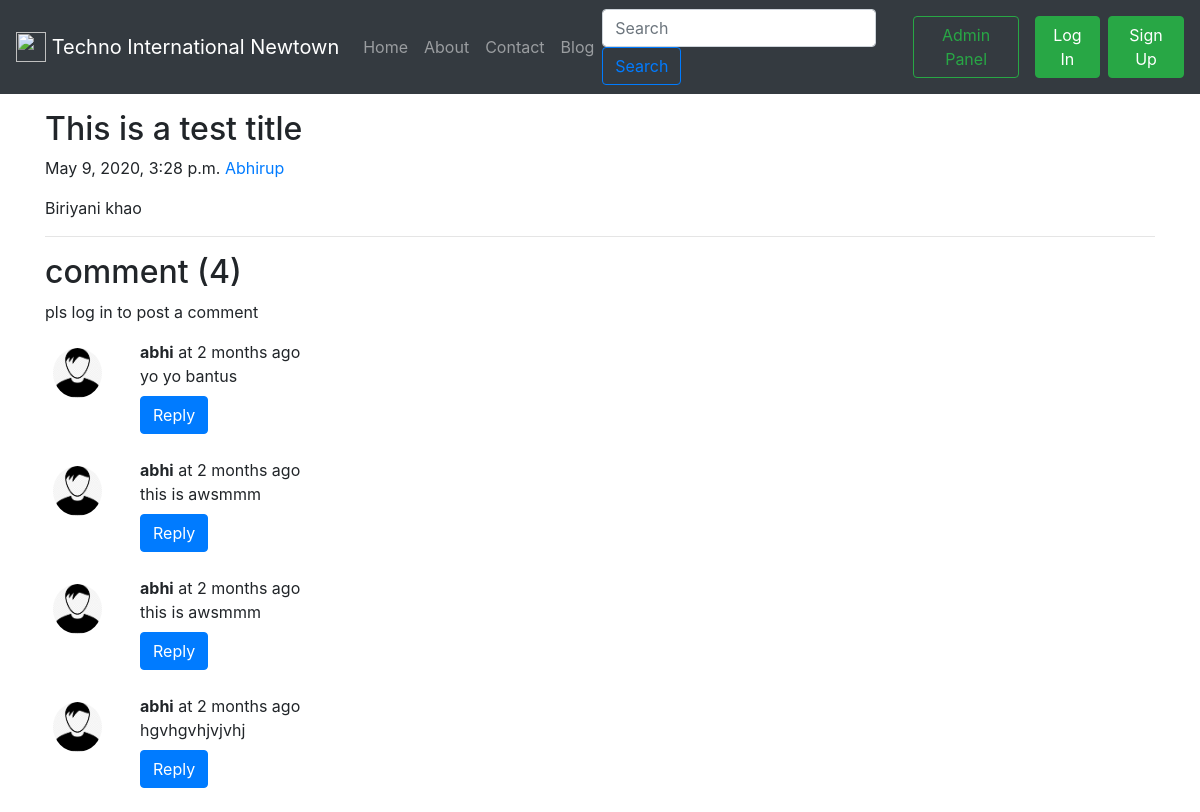
The app's page /blog/bye with its own data.
### blog/models.py (models this page shows, shortened)
class Post(models.Model):
    sno = models.AutoField(primary_key = True)
    title = models.CharField(max_length=255)
    content = RichTextField()
    author = models.CharField(max_length=100)
    slug = models.CharField(max_length=130)
    timeStamp = models.DateTimeField(blank=True)

class BlogComment(models.Model):
    sno = models.AutoField(primary_key = True)
    comment = models.TextField()
    user = models.ForeignKey(User, on_delete=models.CASCADE)
    post = models.ForeignKey(Post, on_delete=models.CASCADE)
    parent = models.ForeignKey('self', on_delete=models.CASCADE, null=True)
    timestamp = models.DateTimeField(default=now)

### blog/views.py (the view)
# urls.py: path('<str:slug>', views.blogPost , name='blogPost'),
def blogPost(request, slug):
    post = Post.objects.filter(slug = slug).first()
    comments = BlogComment.objects.filter(post=post)
    context = {"post": post, "comments": comments, "user": request.user}
    return render(request, 'blog/blogPost.html', context)

### templates/blog/blogPost.html (shortened to what this page needs)
{% extends 'base.html' %}
{% block body %}
{% load humanize %}
<div class="container my-3">
    <h2 class="blog-post-title">{{post.title}}</h2>
        <p class="blog-post-meta">{{post.timeStamp}} <a href="/about">{{post.author}}</a></p>
        <p>{{post.content}}</p>
      <hr>
</div>
<div class="container">
     <h2> comment ({{comments.count}}) </h2>
     <div class="my-2">
    {% if user.is_authenticated %}
    <form action="/blog/postComment" method="post">
    {% csrf_token %}
    <div class="form-group">
        <label for="exampleInputEmail1">Enter Comment</label>
        <input type="text" class="form-control" name="comment" palceholder="Enter comment Here">
    </div>
    <input type="hidden" name="postSno" value="{{post.sno}}">
    <button type="submit" class="btn btn-primary">post</button>
    </form>
    </div>
    {% else %}
    <p>pls log in to post a comment</p>
    {% endif %}
    {% for comment in comments  %}
    <div class="row my-3">
           <div class="col-md-1">
            <img src="/static/img/user.png " class="rounded mx-auto d-block w-100 rounded-circle p-2" alt="user ">
            </div>
           <div class="col-md-11 rounded-circle">
           <b>{{comment.user.username}}</b> at {{comment.timestamp|naturaltime}}
           <div> {{comment.comment}} </div>
  <button class="btn btn-primary my-2" type="button" data-toggle="collapse" data-target="#replyBox{{comment.sno}}" aria-expanded="false" aria-controls="replyBox{{comment.sno}}">
    Reply
  </button>
  </div>
    </div>
    {% endfor %}
</div>
{% endblock body %}

### templates/base.html (shortened to what this page needs)
<!doctype html>
<html lang="en">
  <head>
    <link rel="stylesheet" href="https://stackpath.bootstrapcdn.com/bootstrap/4.4.1/css/bootstrap.min.css">
  </head>
  <body>
    <nav class="navbar navbar-expand-lg navbar-dark bg-dark">
        <a class="navbar-brand" href="/">
    <img src="yooo.png" width="30" height="30" class="d-inline-block align-top" alt="">
    Techno International Newtown</a>
        <div class="collapse navbar-collapse" id="navbarSupportedContent">
          <ul class="navbar-nav mr-auto">
            <li class="nav-item {% block homeactive%} {% endblock homeactive%}">
              <a class="nav-link" href="/">Home <span class="sr-only">(current)</span></a>
            </li>
            <li class="nav-item {% block aboutactive%} {% endblock aboutactive%}">
              <a class="nav-link" href="/about">About </a>
            </li>
            <li class="nav-item {% block contactactive%}  {% endblock contactactive%}">
              <a class="nav-link" href="/contact">Contact</a>
            </li>
            <li class="nav-item {% block blogactive%} {% endblock blogactive%}">
              <a class="nav-link" href="/blog">Blog</a>
            </li>
          </ul>
          <form method="get" action='/search'  class="form-inline my-2 my-lg-0">
            <input class="form-control mr-sm-2" type="search" placeholder="Search" aria-label="Search" name="query" id="query">
            <button class="btn btn-outline-primary my-2 my-sm-0" type="submit">Search</button>
          </form>
          <a href = "/admin" role="button" target="_blank" class="btn btn-outline-success m-2 my-sm-0" >Admin Panel</a>
{% if user.is_authenticated %}
<ul class="navbar-nav mr-auto">
<li class="nav-item dropdown">
        <a class="nav-link dropdown-toggle" href="#" id="navbarDropdown" role="button" data-toggle="dropdown" aria-haspopup="true" aria-expanded="false">
          welcome {{request.user}}
        </a>
        <div class="dropdown-menu" aria-labelledby="navbarDropdown">
          <a class="dropdown-item" href="/logout">Logout</a>
          <a class="dropdown-item" href="#">Profile</a>
          <div class="dropdown-divider"></div>
          <a class="dropdown-item" href="#">Nexa</a>
        </div>
      </li>
</ul>
{% else %}
<button type="button" class="btn btn-success m-2" data-toggle="modal" data-target="#loginModal">
Log In
</button>
<button type="button" class="btn btn-success" data-toggle="modal" data-target="#signupModal">
Sign Up
</button>
{% endif %}
</div>
</nav>
{% block body %}
{% endblock body %}
  </body>
</html>

### records on screen
Post: title "This is a test title", timeStamp "May 9, 2020, 3:28 p.m.", author "Abhirup", content "Biriyani khao"
BlogComment: user.username "abhi", timestamp "2 months ago", comment "yo yo bantus"
BlogComment: user.username "abhi", timestamp "2 months ago", comment "this is awsmmm"
BlogComment: user.username "abhi", timestamp "2 months ago", comment "this is awsmmm"
BlogComment: user.username "abhi", timestamp "2 months ago", comment "hgvhgvhjvjvhj"

### other values on screen
{{ comments.count }} "4"
